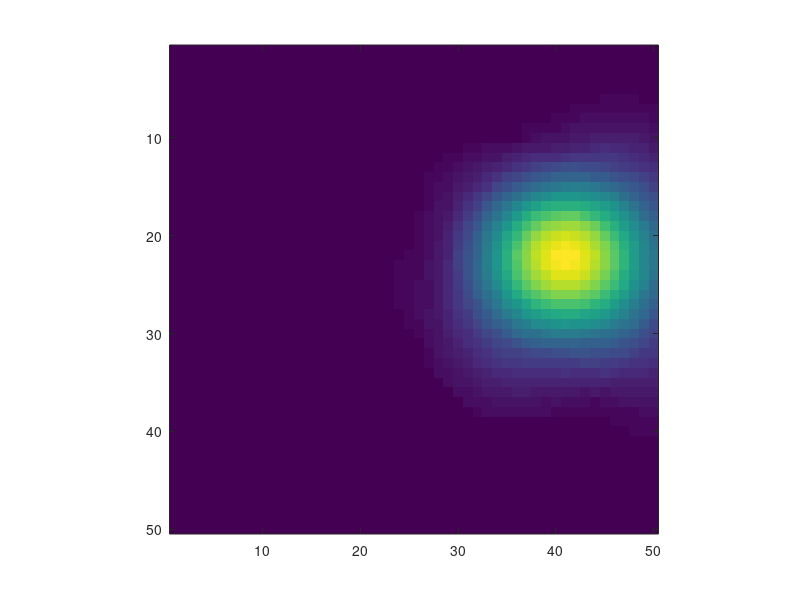
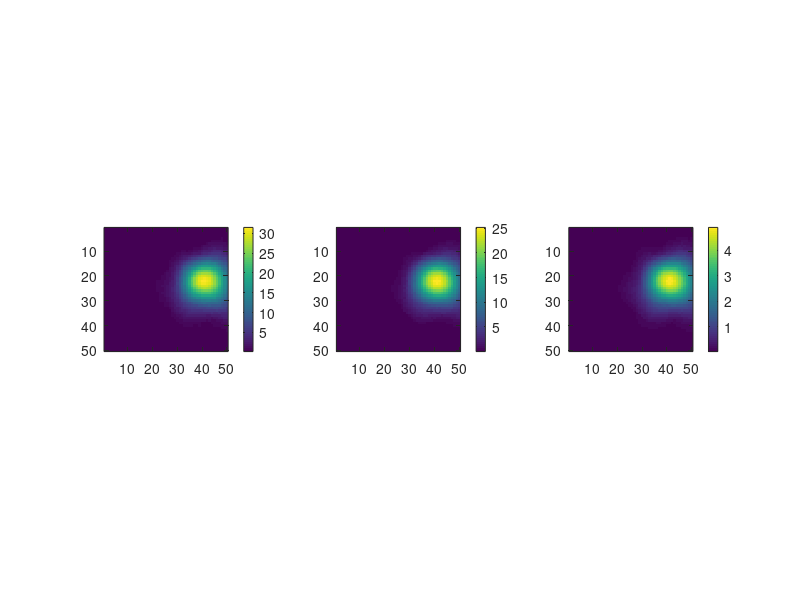
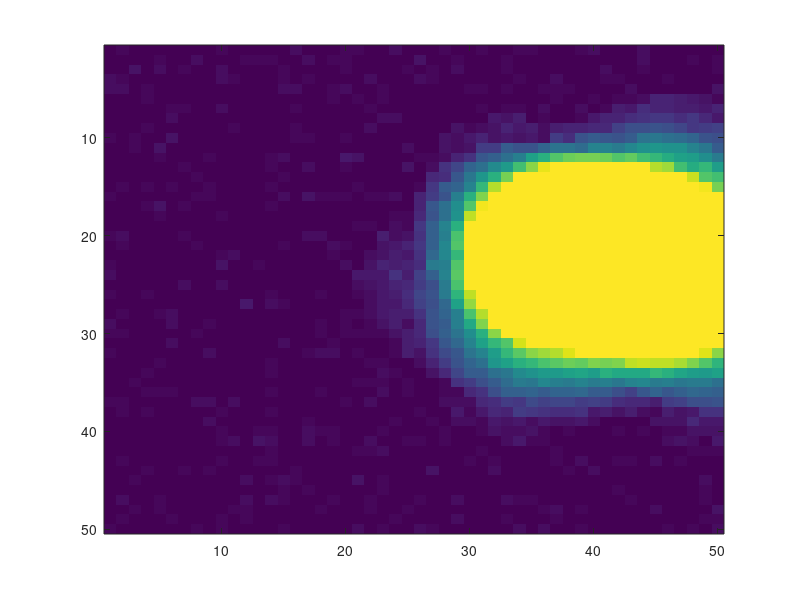

The MATLAB source for these figures, in order:
function [data,profile_set,Ca] = simSpatialData2(sim_opts)

if nargin < 1 || isempty(sim_opts)                                                       % Make sure that sim_opts is a struct
    clear sim_opts
    sim_opts = struct;
end
%%
if (~isfield(sim_opts,'dims'))||isempty(sim_opts.dims)
    sim_opts.dims = [50,50,100];
end
if (~isfield(sim_opts,'n_dict'))||isempty(sim_opts.n_dict)
    sim_opts.n_dict = 20;
end
if (~isfield(sim_opts,'p_evt'))||isempty(sim_opts.p_evt)
    sim_opts.p_evt = 0.8;
end
if (~isfield(sim_opts,'circ_rad'))||isempty(sim_opts.circ_rad)
    sim_opts.circ_rad = 5;
end
if (~isfield(sim_opts,'noise_var'))||isempty(sim_opts.noise_var)
    sim_opts.noise_var = 0.1;
end
if (~isfield(sim_opts,'gamma'))||isempty(sim_opts.gamma)
    sim_opts.gamma = 0.9;
end
if (~isfield(sim_opts,'r0'))||isempty(sim_opts.r0)
    sim_opts.r0 = 0.4;
end

%% Initialization

nrows = sim_opts.dims(1);                                                     % Extract dimensions of the simulated dataset
ncols = sim_opts.dims(2);                                                     %  |
T     = sim_opts.dims(3);                                                     %  |
N     = sim_opts.n_dict;                                                      % ---
sig_r = sim_opts.circ_rad;
r0    = sim_opts.r0 ;
%%%%%%%%%%%%%%%%%%%%%%%%%%%%%%%%%%%%%%%%%%%%%%%%%%%%%%%%%%%%%%%%%%%%%%%%%%%
%%
G = toeplitz(0:(T-1), zeros(1,T));
G_gam = tril(sim_opts.gamma.^G,0);
%%
margin = floor([nrows * 0.1, ncols * 0.1]);
%%
% [x0,y0] = meshgrid(margin(1):10:30,10:10:30);
% x0 = x0(:);
% y0 = y0(:);
% x0 = x0 + 3*randn(N,1);
% y0 = y0 + 3*randn(N,1);
%
x0 = margin(2) + randsample((ncols-2*margin(2)) ,N) + 3*randn(N,1);
y0 = margin(1) + randsample((nrows-2*margin(1)) ,N) + 3*randn(N,1);
%
[x,y] = meshgrid(1:ncols,1:nrows);
Atruth = zeros(nrows*ncols,N);
profile_set =  zeros(nrows,ncols,N);
for i = 1:N
    xscale = max(1,1.2*rand(1));
    yscale = 1/xscale; %max(1,1.3*rand(1));
    data = exp(-(sqrt(((x-x0(i))/xscale).^2+max(-1,min(1,randn(1)))*(x-x0(i)).*(y-y0(i)) +((y-y0(i))/yscale).^2) - r0*(1+0.1*randn(1))).^2/(2*(1+0.1*randn(1))*sig_r^2));
    %Atruth(:,i) = ceil((0.5*rand(1)+0.5)*10)/10*data(:).*(data(:) > 0.1);
    Atruth(:,i) = data(:).*(data(:) > 0.1);
    profile_set(:,:,i) = reshape(Atruth(:,i),nrows,ncols);
end
figure;imagesc(reshape(sum(Atruth,2),nrows,ncols));axis image
%%
p = 1-sim_opts.p_evt;
t = rand(N,T) < p;
Ca = G_gam*double(t');
%%
data = zeros(size(Atruth,1),size(Ca,1));
for i =1:N
    data = data + Atruth(:,i)*Ca(:,i)';
end
data = reshape(data,nrows, ncols,T);
%%
data = data + sim_opts.noise_var * randn(size(data));
data(data(:) < 0) = 0;
%%
if nargout < 1
    figure;
    subplot(131)
    imagesc(max(data,[],3));axis image;colorbar
    subplot(132)
    imagesc(mean(data,3));axis image;colorbar
    subplot(133)
    imagesc(std(data,0,3));axis image;colorbar
    %%
    figure;for i =1:T;imagesc(data(:,:,i),[0 max(Ca(:))]);pause(0.1);end
end